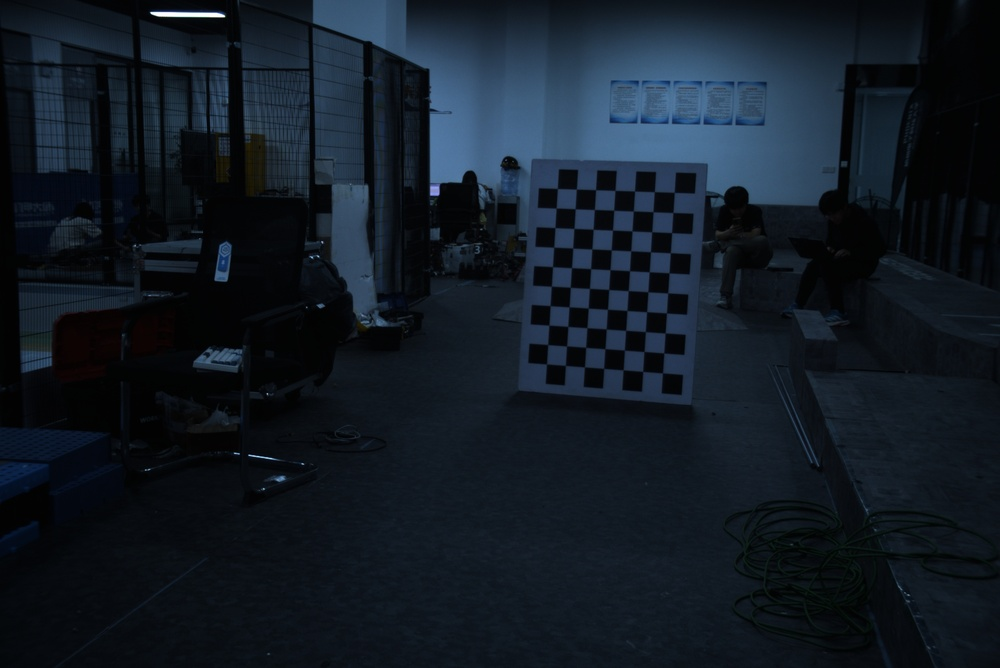
//> input picture calibration/img/2026-04-19_21-43-30_608.jpg, 1000 x 668 px, shrunk from 3088 x 2064 before the run
$ ./pnp   (built with g++ and OpenCV 4)
//> lines starting //> are read from the running program, lines starting //| are printed output that depends on the picture; after the words box and inside, x2 and y2 are one past the last pixel; in counts of white or black regions, pixels touching at a corner belong together
#include <opencv2/opencv.hpp>
#include <iostream>
#include <vector>

using namespace std;
using namespace cv;

int main()
{
    Mat cameraMatrix = (Mat_<double>(3,3) <<
    1567.7907457705167, 0.0, 662.3933648922284, 0.0, 1564.9113082257936, 536.8662848443158, 0.0, 0.0, 1.0);

    Mat distCoeffs = (Mat_<double>(1,5) <<
    -0.0682737005569565, 0.1983544402464456, 0.0016855914452479342, 0.0024125119646311016, 0.0);

    vector<Point3f> objectPoints;
    int rows = 7;
    int cols = 10;
    float squareSize = 0.1;

    for(int i = 0; i < rows; i++)
    {
        for(int j = 0; j < cols; j++)
        {
            objectPoints.push_back(Point3f(j * squareSize, i * squareSize, 0));
        }
    }

    Mat image = imread("/home/lqy/s26_ws/get_intrinsic_camera_calibration/img/2026-04-19_21-43-30_608.jpg");
//> image is the input picture: 668 rows x 1000 cols, CV_8UC3; mean B, G, R 37, 27.2, 18.4
    if(image.empty())
    {
        cout << "error" << endl;
        return -1;
    }

    vector<Point2f> imagePoints;
    Size patternSize(cols, rows);

    bool found = findChessboardCorners(image, patternSize, imagePoints);
//> imagePoints = 70 Points (x, y), first 12: [674.1, 192.4], [672.8, 212.3], [671.5, 232.7], [670.3, 252.8], [668.8, 273.1], [667.6, 292.7], [666.5, 313], [665, 332.8], [663.8, 353], [662.4, 372.8], [654.4, 191.7], [653, 211.8]; found = true

    if(!found)
    {
        cout << "not found" << endl;
        return -1;
    }

    Mat gray;
    cvtColor(image, gray, COLOR_BGR2GRAY);
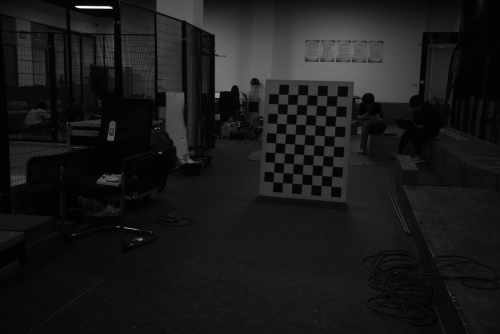
//> gray: 668 rows x 1000 cols, CV_8UC1 (shown at 1/2 size); min 0, max 255, mean 25.7

    cornerSubPix(gray, imagePoints, Size(11,11), Size(-1,-1),
                 TermCriteria(TermCriteria::EPS + TermCriteria::COUNT, 30, 0.01));
//> imagePoints = 70 Points (x, y), first 12: [674.3, 192.4], [673, 212.5], [671.7, 232.6], [670.4, 252.7], [669.1, 272.8], [667.7, 292.9], [666.5, 312.9], [665.2, 333], [663.8, 352.9], [662.5, 372.9], [654.4, 191.7], [653, 211.7]

    Mat rvec, tvec;

    solvePnP(objectPoints, imagePoints, cameraMatrix, distCoeffs,
             rvec, tvec, false, SOLVEPNP_ITERATIVE);
//> rvec = [0.184, 0.0469, 1.64]; tvec = [0.0575, -1.73, 7.84]

    Mat R;
    Rodrigues(rvec, R);
//> R = [[-0.0657, -0.987, 0.148], [0.994, -0.0783, -0.0809], [0.0914, 0.142, 0.986]]

    cout << rvec << endl;
//| [0.1842967340809232;
//|  0.04687506974204105;
//|  1.639028359735919]
    cout << tvec << endl;
//| [0.05748275103367517;
//|  -1.729262109075155;
//|  7.837288670166872]
    cout << R << endl;
//| [-0.06568122959343203, -0.9867964584842878, 0.1480497402968422;
//|  0.9936448545454165, -0.07827307470557755, -0.08089022692237419;
//|  0.0914104978353853, 0.1417958930963892, 0.985666295247273]

    vector<Point2f> projectedPoints;
    projectPoints(objectPoints, rvec, tvec,
                  cameraMatrix, distCoeffs, projectedPoints);
//> projectedPoints = 70 Points (x, y), first 12: [674, 192.9], [672.7, 213], [671.4, 233], [670, 252.9], [668.7, 272.9], [667.4, 292.8], [666.1, 312.6], [664.7, 332.5], [663.4, 352.3], [662.1, 372.1], [654.4, 192], [653.1, 212]

    for(size_t i = 0; i < projectedPoints.size(); i++)
    {
        circle(image, projectedPoints[i], 3, Scalar(0,0,255), -1);
    }
//> this loop made 70 passes
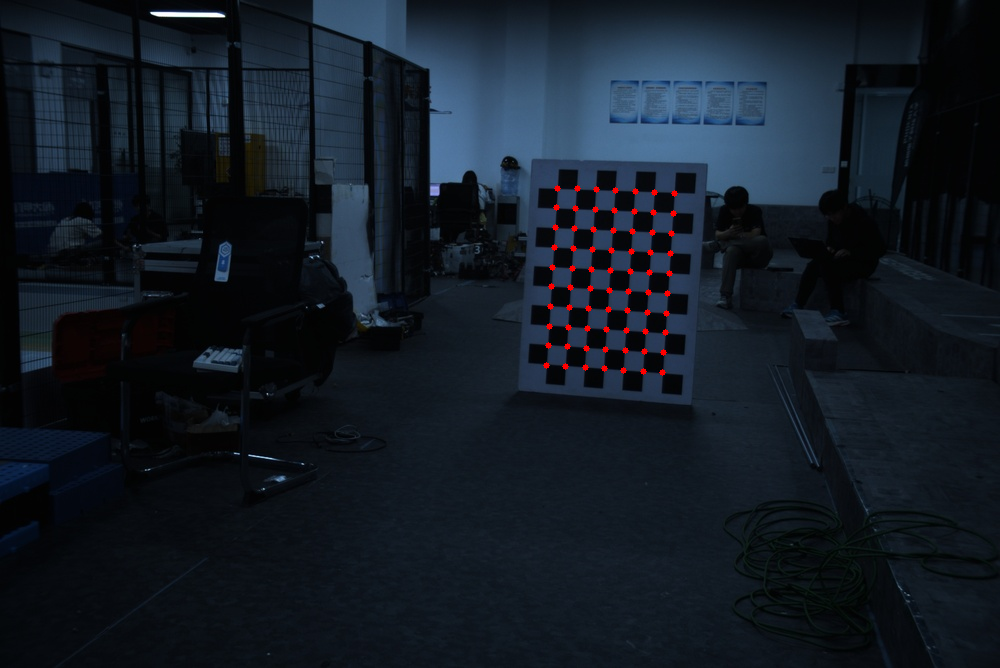
//> image: 668 rows x 1000 cols, CV_8UC3; 0.3% of pixels changed, all inside (x1, y1, x2, y2) = (543, 185, 678, 376)

    imshow("result", image);
    waitKey(0);

    return 0;
}

$ run again, with calibration/img/2026-04-19_21-36-56_669.jpg copied over calibration/img/2026-04-19_21-43-30_608.jpg
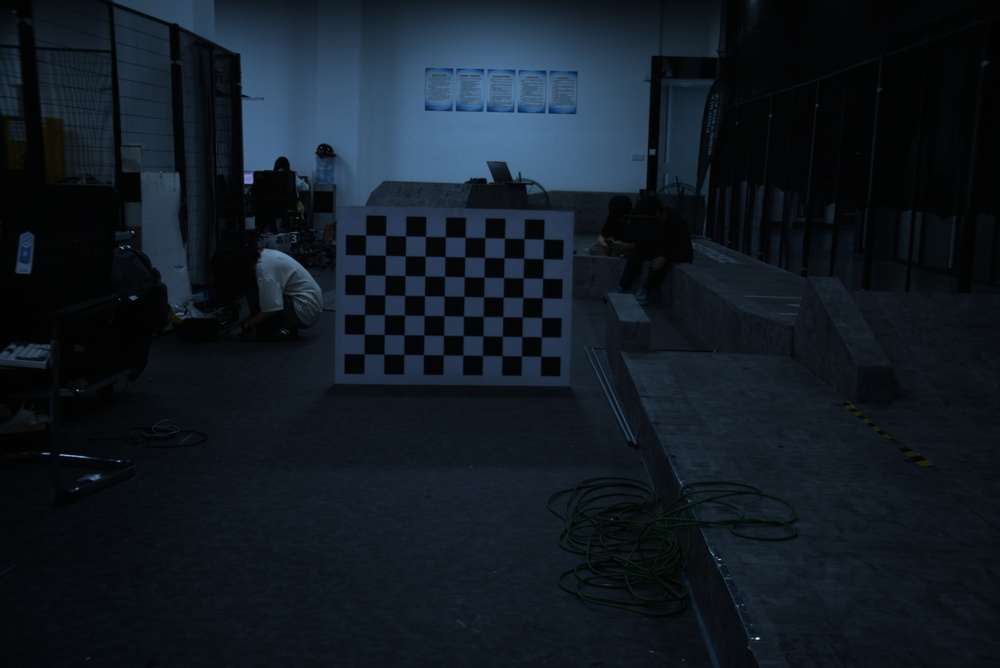
//> input picture calibration/img/2026-04-19_21-36-56_669.jpg, 1000 x 668 px, shrunk from 3088 x 2064 before the run
//> image is the input picture: 668 rows x 1000 cols, CV_8UC3; mean B, G, R 35.9, 26.8, 18
//> `bool found = findChessboardCorners(image, patternSize, imagePoints);`: imagePoints = 70 Points (x, y), first 12: [540.7, 356.2], [521.3, 355.9], [502, 355.5], [482.4, 355.4], [462.8, 355.1], [443.2, 354.9], [423.6, 354.6], [403.7, 354.4], [384, 354], [364.1, 353.9], [541.2, 336.7], [521.9, 336.5]; found = true
//> `cvtColor(image, gray, COLOR_BGR2GRAY);`:
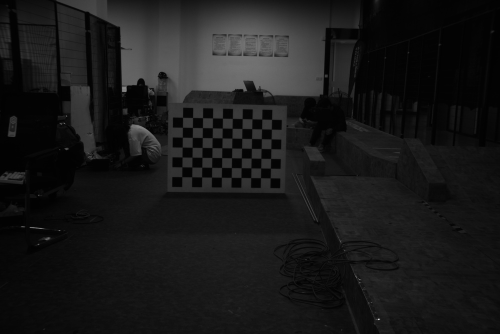
//> gray: 668 rows x 1000 cols, CV_8UC1 (shown at 1/2 size); min 0, max 250, mean 25.2
//> `cornerSubPix(gray, imagePoints, Size(11,11), Size(-1,-1), TermCriteria..`: imagePoints = 70 Points (x, y), first 12: [540.8, 356.2], [521.4, 355.9], [502, 355.7], [482.5, 355.4], [462.8, 355.1], [443.2, 354.8], [423.6, 354.6], [403.7, 354.4], [384, 354.1], [364.1, 353.9], [541.3, 336.7], [521.9, 336.5]
//> rvec = [0.0716, 0.0502, -3.12]; tvec = [-0.616, -0.919, 7.97]
//> R = [[-0.999, 0.0169, -0.0455], [-0.0154, -0.999, -0.0325], [-0.0461, -0.0317, 0.998]]
//| [0.07161109299398645;
//|  0.0501641051964254;
//|  -3.12423369457925]
//| [-0.6158651012911386;
//|  -0.9194256011445278;
//|  7.968215560942804]
//| [-0.998819951905514, 0.0168641911969704, -0.04554451372820454;
//|  -0.01539330839828462, -0.9993546391835308, -0.0324553724198324;
//|  -0.04606245468949615, -0.03171599277378438, 0.9984349483418292]
//> projectedPoints = 70 Points (x, y), first 12: [541.5, 356.7], [521.9, 356.3], [502.2, 356], [482.5, 355.6], [462.8, 355.3], [443.1, 354.9], [423.4, 354.6], [403.7, 354.2], [384, 353.9], [364.2, 353.5], [541.9, 337.1], [522.2, 336.7]
//> the loop `for(size_t i = 0; i < projectedPoints.size(); i++)` made 70 passes
//> after the loop `for(size_t i = 0; i < projectedPoints.size(); i++)`:
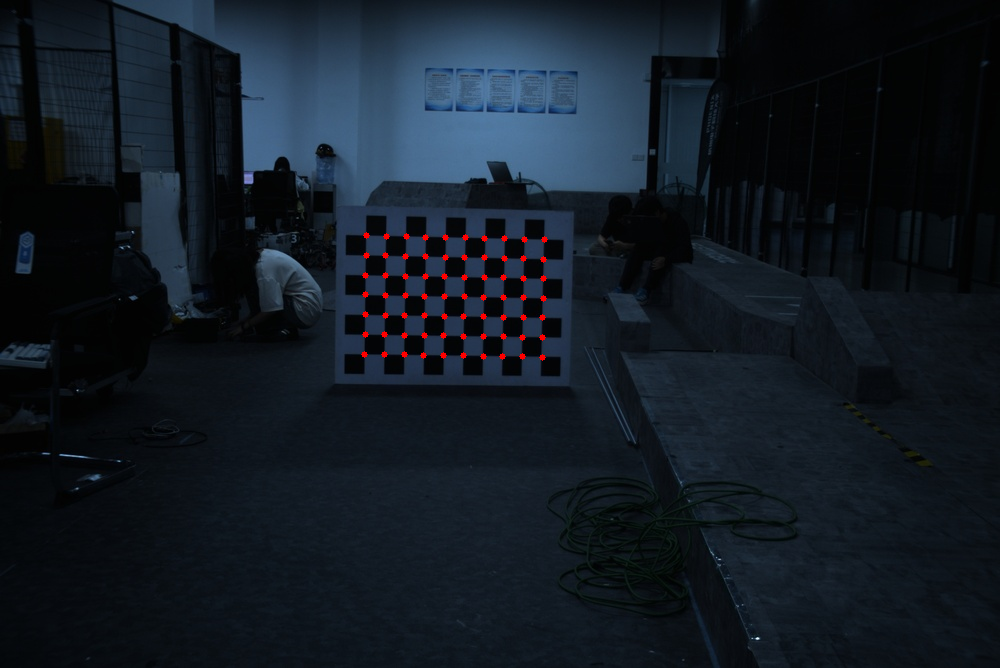
//> image: 668 rows x 1000 cols, CV_8UC3; 0.3% of pixels changed, all inside (x1, y1, x2, y2) = (361, 232, 548, 361)

$ run again, with calibration/img/2026-04-19_21-37-00_072.jpg copied over calibration/img/2026-04-19_21-43-30_608.jpg
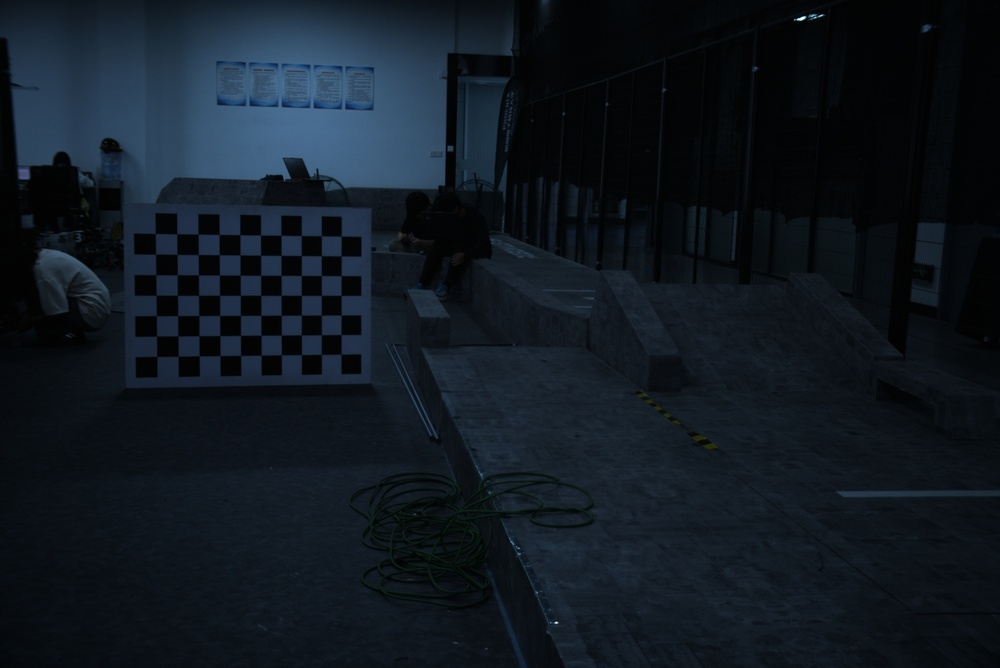
//> input picture calibration/img/2026-04-19_21-37-00_072.jpg, 1000 x 668 px, shrunk from 3088 x 2064 before the run
//> image is the input picture: 668 rows x 1000 cols, CV_8UC3; mean B, G, R 33.4, 24.9, 16.7
//> `bool found = findChessboardCorners(image, patternSize, imagePoints);`: imagePoints = 70 Points (x, y), first 12: [341.1, 354.1], [321.5, 354.4], [301.5, 354.5], [281.4, 354.8], [261.1, 355.1], [240.6, 355.5], [220.1, 355.5], [199.3, 355.9], [178.3, 356.2], [156.8, 356.5], [341.1, 334.5], [321.4, 334.7]; found = true
//> `cvtColor(image, gray, COLOR_BGR2GRAY);`:
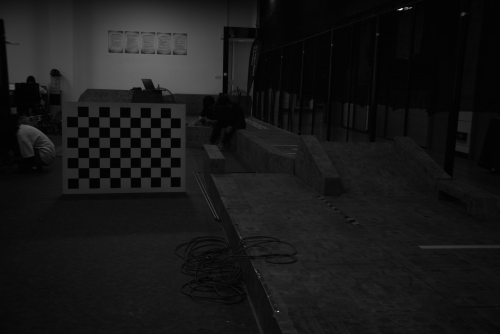
//> gray: 668 rows x 1000 cols, CV_8UC1 (shown at 1/2 size); min 0, max 251, mean 23.4
//> `cornerSubPix(gray, imagePoints, Size(11,11), Size(-1,-1), TermCriteria..`: imagePoints = 70 Points (x, y), first 12: [341.1, 354.2], [321.4, 354.4], [301.5, 354.6], [281.4, 354.8], [261.2, 355.1], [240.6, 355.4], [220, 355.6], [199.2, 355.8], [178.2, 356.2], [156.8, 356.5], [341.1, 334.6], [321.4, 334.7]
//> rvec = [-0.625, -0.49, 3.05]; tvec = [-1.65, -0.937, 7.97]
//> R = [[-0.921, 0.069, -0.383], [0.0545, -0.952, -0.303], [-0.385, -0.3, 0.873]]
//| [-0.6251117659587901;
//|  -0.4898475130701063;
//|  3.047310843118701]
//| [-1.645788854817717;
//|  -0.9369373418102702;
//|  7.971558144957039]
//| [-0.9211644609543629, 0.06901746736192613, -0.3830047324428298;
//|  0.05449195295991602, -0.9515798622753178, -0.3025332920104855;
//|  -0.3853396721559726, -0.2995535927192876, 0.872800654302971]
//> projectedPoints = 70 Points (x, y), first 12: [340.4, 353.9], [320.9, 354.2], [301.1, 354.4], [281.2, 354.7], [261.1, 354.9], [240.8, 355.2], [220.3, 355.5], [199.6, 355.7], [178.8, 356], [157.7, 356.3], [340.6, 334.6], [321, 334.8]
//> the loop `for(size_t i = 0; i < projectedPoints.size(); i++)` made 70 passes
//> after the loop `for(size_t i = 0; i < projectedPoints.size(); i++)`:
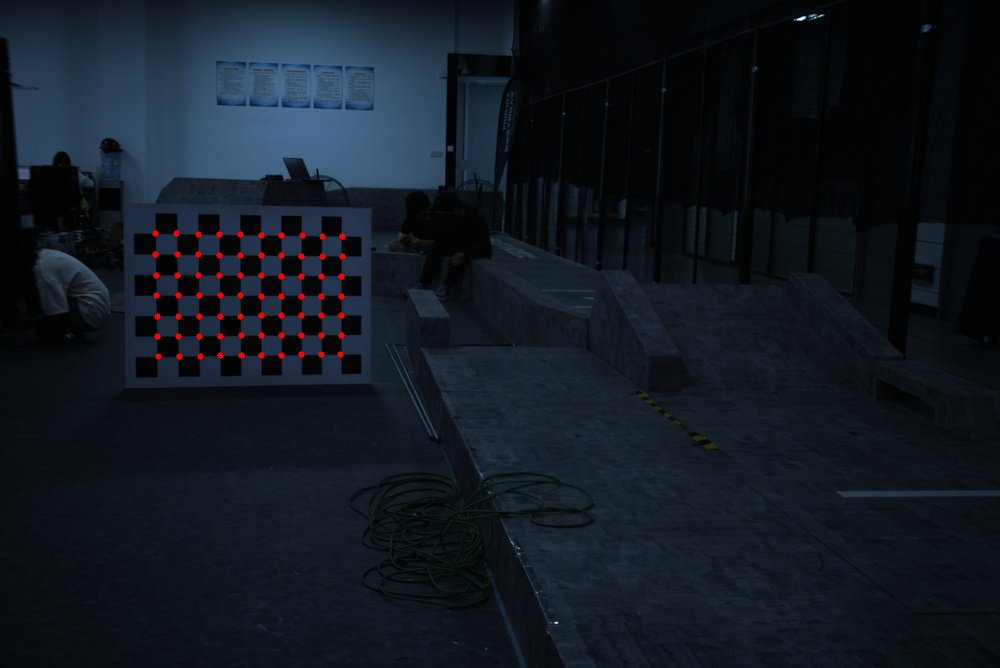
//> image: 668 rows x 1000 cols, CV_8UC3; 0.3% of pixels changed, all inside (x1, y1, x2, y2) = (152, 230, 346, 360)
